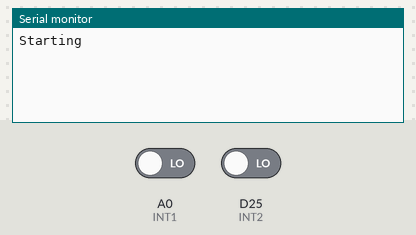
Bench run of a sketch on a simulated Arduino Zero (SAMD21). Shown: the last lines printed to the serial monitor. The test bench sets the inputs (shaded band); at power-on: A0 (INT1) LOW, D25 (INT2) LOW.

Above: at 1.2 s.
1.3 s: A0 (INT1) driven HIGH
At 2.1 s:
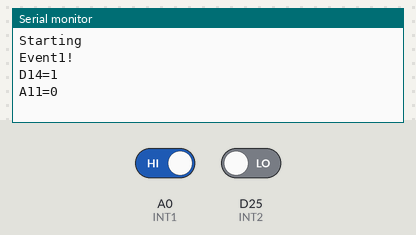
2.8 s: D25 (INT2) driven HIGH
At 3.2 s:
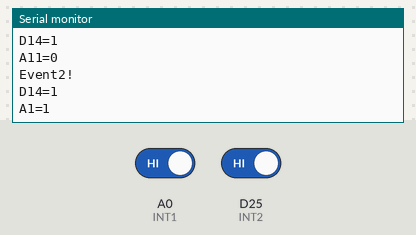

The sketch:

SharedInterrupt.ino
```cpp
//D14 & A11 share external interrupt vector 3
#define INT1 14
#define INT2 A11

void setup()
{
  //Wait until the serial monitor is ready/open
  while(!SerialUSB);
  SerialUSB.println("Starting");

  //This isn't strictly necessary as default is INPUT
  pinMode(INT1, INPUT);
  pinMode(INT2, INPUT);

  //Attach the interrupts to RISING events
  attachInterrupt(INT1, ISR1, RISING);
  attachInterrupt(INT2, ISR2, RISING);
}

void ISR1()
{
  SerialUSB.println("Event1!");
  SerialUSB.println("D14=" + String(digitalRead(INT1)));
  SerialUSB.println("A11=" + String(digitalRead(INT2)));
}

void ISR2()
{
  SerialUSB.println("Event2!");
  SerialUSB.println("D14=" + String(digitalRead(INT1)));
  SerialUSB.println("A1=" + String(digitalRead(INT2)));
}


void loop()
{
}
```

Measured:
- after the input at 1.3 s, the serial monitor: prints a new line at once (image 1)
- after the input at 2.8 s, the serial monitor: prints a new line at once (image 2)
